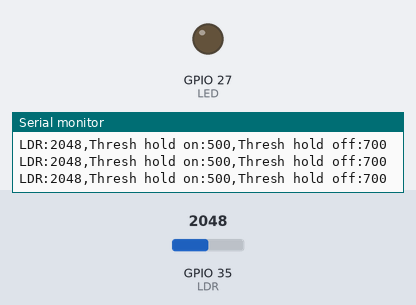
A sketch run on a simulated ESP32. On the bench: output pins drawn as LEDs (lit = HIGH), the last lines printed to the serial monitor. The inputs (shaded band) are chosen by the test bench; at power-on: GPIO 35 (LDR) = 2048.

Above: at 1.2 s.
1.3 s: GPIO 35 (LDR) set to 539
4.3 s: GPIO 35 (LDR) set to 478
At 5.5 s:
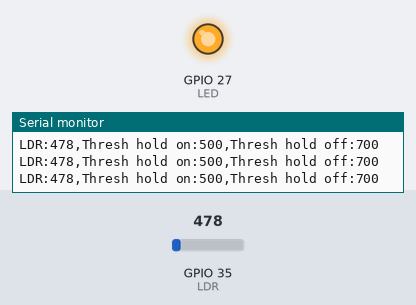
5.8 s: GPIO 35 (LDR) set to 649
7.3 s: GPIO 35 (LDR) set to 732
At 7.8 s:
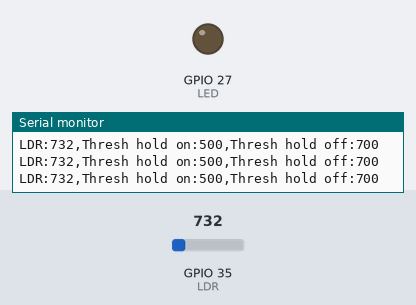
8.8 s: GPIO 35 (LDR) set to 491
At 10.1 s:
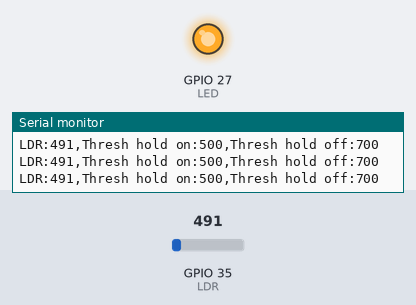
Timing chart, 0 to 11.3 s (numbered marks = the images above; inputs shaded):
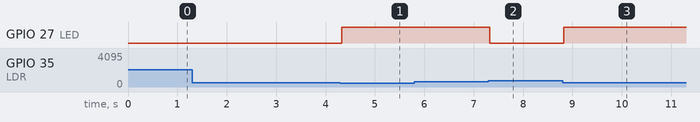

The sketch:

sketch_dec22a.ino
```cpp
#define LDR  35
#define LED  27
int LDR_Value=0;
int thresh_hold_on = 500;
int thresh_hold_off = 700;
void setup() {
  Serial.begin(9600);
  pinMode(LED, OUTPUT);
}

void loop() {
  LDR_Value = analogRead(LDR);
  if(LDR_Value<thresh_hold_on){
    digitalWrite(LED, HIGH);
  }else
  if(LDR_Value>=thresh_hold_off){
    digitalWrite(LED, LOW);
  }

  Serial.print("LDR:");
  Serial.print(LDR_Value);
  Serial.print(",");
  Serial.print("Thresh hold on:");
  Serial.print(thresh_hold_on);
  Serial.print(",");
  Serial.print("Thresh hold off:");
  Serial.println(thresh_hold_off);
  delay(20);
}
```

Measured:
- the behaviour switches between 500 and 499 on GPIO 35 (LDR) (found by bisection; images 0 and 1)
- the behaviour switches between 699 and 700 on GPIO 35 (LDR) (found by bisection; images 1 and 2)
- after the input at 4.3 s, GPIO 27 (LED): LOW → HIGH at once
- after the input at 7.3 s, GPIO 27 (LED): HIGH → LOW at once
- after the input at 8.8 s, GPIO 27 (LED): LOW → HIGH at once
